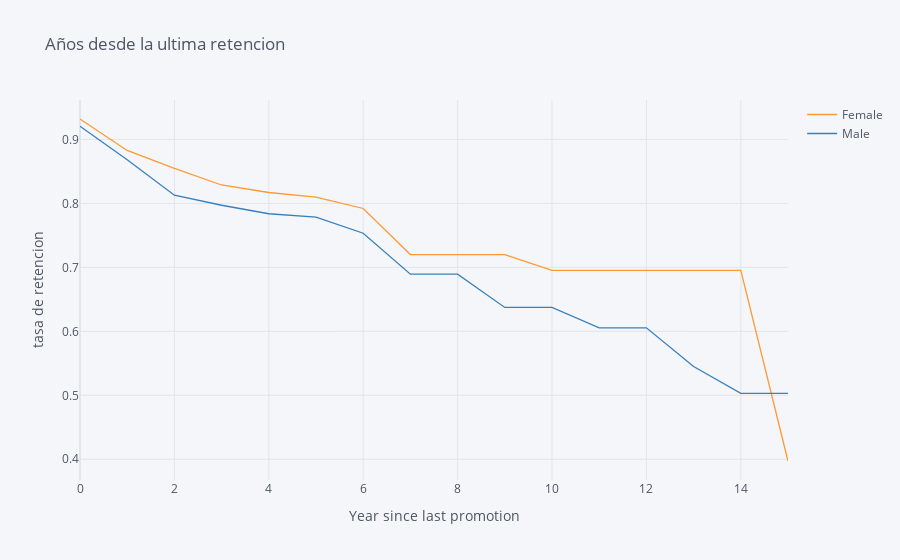

This figure's notebook cell:
### Markdown cell above
## 3. Let's look at retention rate by gender from a third perspective - the number of years since the employee's last promotion. Generate and plot a survival curve showing this.

### Code cell
rates= survival(data,'Gender','YearsSinceLastPromotion','Attrition')

rates.iplot(kind='line', xTitle='Year since last promotion', yTitle='tasa de retencion',
            title='Años desde la ultima retencion')

### Figure 1 — Plotly figure (JSON) as saved in the notebook; plotly's stock layout.template omitted (floating-point values rounded to 4 significant figures)
{"data": [{"line": {"color": "rgba(255, 153, 51, 1.0)", "dash": "solid", "shape": "linear", "width": 1.3}, "mode": "lines", "name": "Female", "text": "", "type": "scatter", "x": [0, 1, 2, 3, 4, 5, 6, 7, 8, 9, 10, 11, 12, 13, 14, 15], "y": [0.932, 0.8828, 0.8547, 0.8288, 0.817, 0.8099, 0.7921, 0.7201, 0.7201, 0.7201, 0.6952, 0.6952, 0.6952, 0.6952, 0.6952, 0.3973]}, {"line": {"color": "rgba(55, 128, 191, 1.0)", "dash": "solid", "shape": "linear", "width": 1.3}, "mode": "lines", "name": "Male", "text": "", "type": "scatter", "x": [0, 1, 2, 3, 4, 5, 6, 7, 8, 9, 10, 11, 12, 13, 14, 15], "y": [0.9206, 0.8684, 0.8128, 0.7971, 0.7838, 0.7785, 0.7534, 0.6894, 0.6894, 0.6374, 0.6374, 0.6055, 0.6055, 0.5449, 0.503, 0.503]}], "layout": {"legend": {"bgcolor": "#F5F6F9", "font": {"color": "#4D5663"}}, "paper_bgcolor": "#F5F6F9", "plot_bgcolor": "#F5F6F9", "title": {"font": {"color": "#4D5663"}, "text": "Años desde la ultima retencion"}, "xaxis": {"gridcolor": "#E1E5ED", "showgrid": true, "tickfont": {"color": "#4D5663"}, "title": {"font": {"color": "#4D5663"}, "text": "Year since last promotion"}, "zerolinecolor": "#E1E5ED"}, "yaxis": {"gridcolor": "#E1E5ED", "showgrid": true, "tickfont": {"color": "#4D5663"}, "title": {"font": {"color": "#4D5663"}, "text": "tasa de retencion"}, "zerolinecolor": "#E1E5ED"}}}
